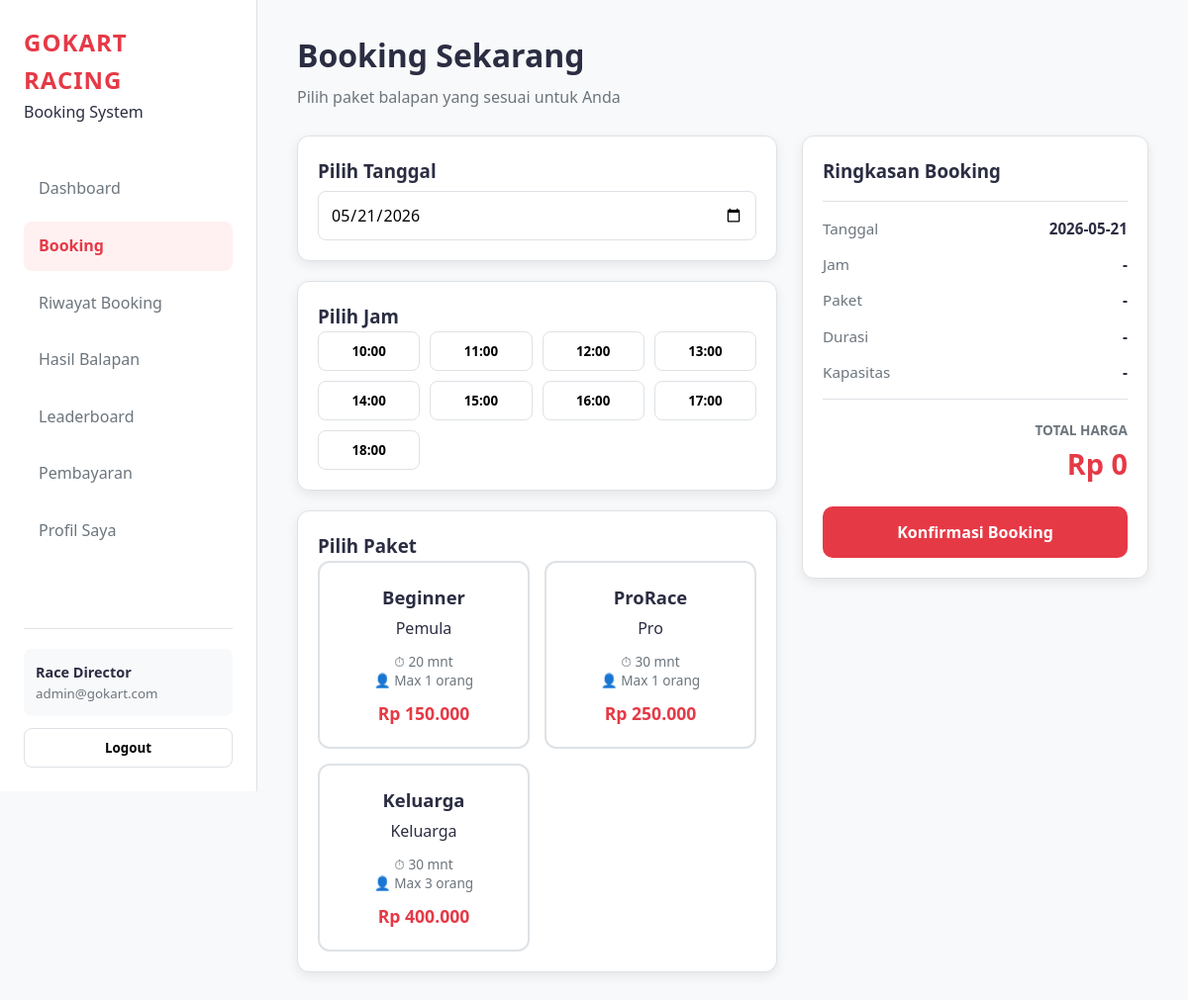
The page /booking/booking.PHP (signed in) on the database as committed earlier.
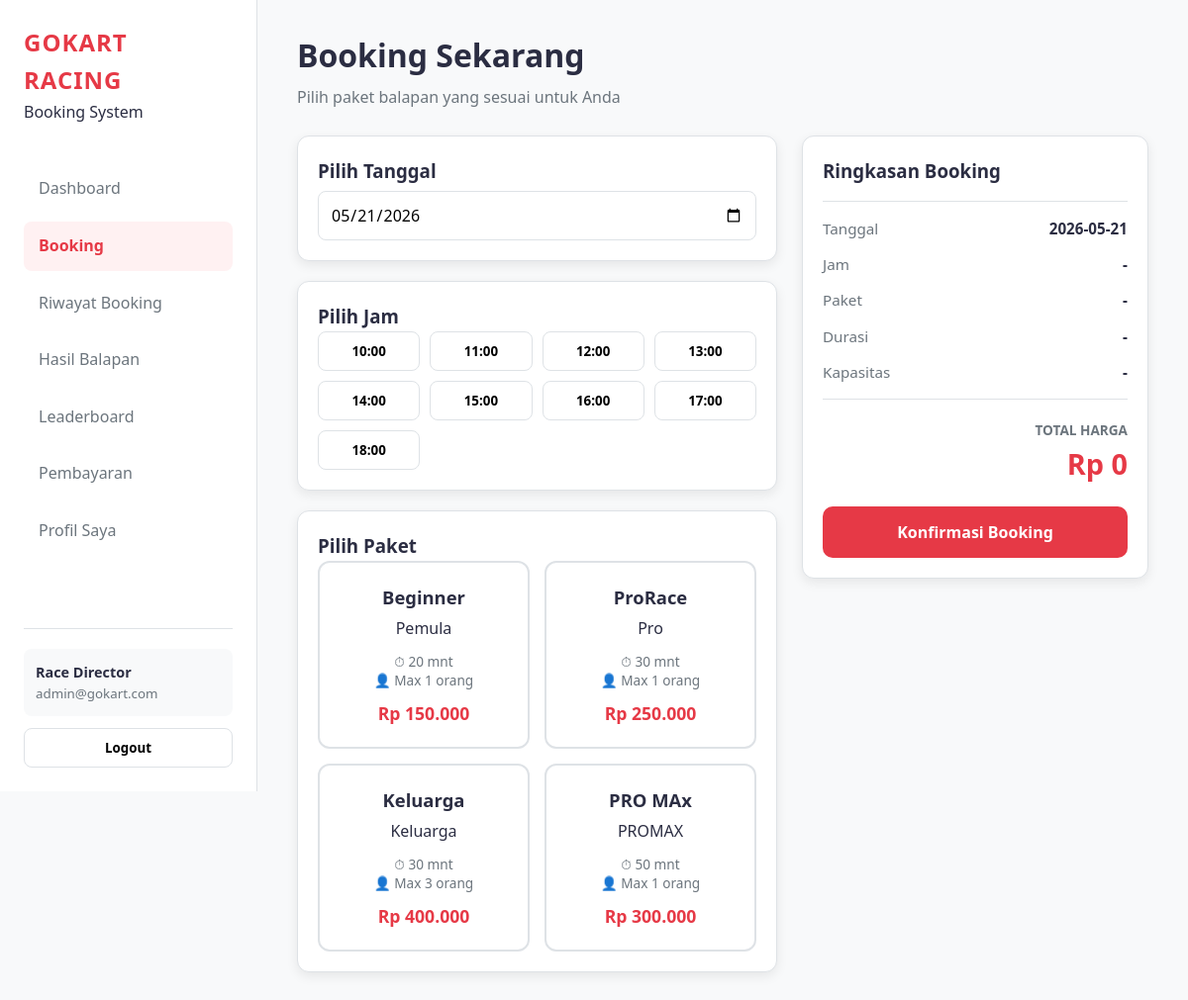
The same page on the database as committed later.
### tables this page shows
CREATE TABLE `paket_bermain` (
  `id` int(11) NOT NULL,
  `nama_paket` varchar(100) DEFAULT NULL,
  `deskripsi` varchar(255) DEFAULT NULL,
  `durasi_menit` int(11) DEFAULT NULL,
  `maksimal_orang` int(11) DEFAULT NULL,
  `harga` int(11) DEFAULT NULL
);

### booking/booking.PHP (the view, shortened to what the changed rows need)
<?php
require '../koneksi.php';
$paket_query = mysqli_query($koneksi, "SELECT * FROM paket_bermain");
?>
<!DOCTYPE html>
<html lang="id">
<head>
    <link rel="stylesheet" href="style1.css">
</head>
<body>
<div class="container">
    <aside class="sidebar">
        <div class="sidebar-top">
            <div class="brand">
                <h2>GoKart Racing</h2>
            </div>
        </div>
    </aside>
    <main class="main">
        <header class="page-header">
            <h1>Booking Sekarang</h1>
        </header>
        <form action="proses_booking.php" method="POST" id="formBooking">
            <div class="booking-grid">
                <div class="booking-form">
                    <section class="card">
                        <div class="time-grid">
                            <?php
                            $times = ['10:00', '11:00', '12:00', '13:00', '14:00', '15:00', '16:00', '17:00', '18:00'];
                            foreach ($times as $idx => $t):
                            ?>
                                <button type="button" class="time-btn" data-time="<?= $t; ?>">
                                    <?= $t; ?>
                                </button>
                            <?php endforeach; ?>
                        </div>
                    </section>
                    <section class="card">
                        <div class="paket-container">
                            <?php
                            while($paket = mysqli_fetch_assoc($paket_query)):
                            ?>
                                <div class="paket-card"
                                     data-id="<?= $paket['id']; ?>"
                                     data-price="<?= $paket['harga']; ?>"
                                     data-name="<?= $paket['nama_paket']; ?>"
                                     data-duration="<?= $paket['durasi_menit']; ?> menit"
                                     data-players="<?= $paket['maksimal_orang']; ?>">
                                    <h4><?= htmlspecialchars($paket['nama_paket']); ?></h4>
                                    <p><?= htmlspecialchars($paket['deskripsi']); ?></p>
                                    <div class="paket-info">
                                        <span>⏱ <?= $paket['durasi_menit']; ?> mnt</span><br>
                                        <span>👤 Max <?= $paket['maksimal_orang']; ?> orang</span>
                                    </div>
                                    <strong>Rp <?= number_format($paket['harga'], 0, ',', '.'); ?></strong>
                                </div>
                            <?php
                            endwhile;
                            ?>
                        </div>
                    </section>
                </div>
                <aside class="booking-summary">
                    <div class="card summary-card">
                        <div class="total-section">
                            <h2 id="sumTotal">Rp 0</h2>
                        </div>
                    </div>
                </aside>
            </div>
        </form>
    </main>
</div>
</body>
</html>

Rows that differ between the two databases and show on the page:
added paket_bermain: nama_paket "PRO MAx", deskripsi "PROMAX", durasi_menit "50", maksimal_orang "1", harga "300.000"
